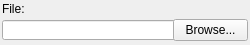
<?xml version="1.0" encoding="UTF-8"?>
<ui version="4.0">
 <class>CFileSelect</class>
 <widget class="QWidget" name="CFileSelect">
  <property name="geometry">
   <rect>
    <x>0</x>
    <y>0</y>
    <width>250</width>
    <height>45</height>
   </rect>
  </property>
  <property name="sizePolicy">
   <sizepolicy hsizetype="MinimumExpanding" vsizetype="MinimumExpanding">
    <horstretch>0</horstretch>
    <verstretch>0</verstretch>
   </sizepolicy>
  </property>
  <property name="minimumSize">
   <size>
    <width>250</width>
    <height>45</height>
   </size>
  </property>
  <property name="windowTitle">
   <string>Form</string>
  </property>
  <layout class="QVBoxLayout" name="verticalLayout">
   <property name="spacing">
    <number>3</number>
   </property>
   <property name="leftMargin">
    <number>2</number>
   </property>
   <property name="topMargin">
    <number>2</number>
   </property>
   <property name="rightMargin">
    <number>2</number>
   </property>
   <property name="bottomMargin">
    <number>2</number>
   </property>
   <item>
    <widget class="QLabel" name="lblFilePath">
     <property name="text">
      <string>File:</string>
     </property>
    </widget>
   </item>
   <item>
    <layout class="QHBoxLayout" name="_2">
     <property name="spacing">
      <number>6</number>
     </property>
     <property name="leftMargin">
      <number>0</number>
     </property>
     <property name="topMargin">
      <number>0</number>
     </property>
     <property name="rightMargin">
      <number>0</number>
     </property>
     <property name="bottomMargin">
      <number>0</number>
     </property>
     <item>
      <widget class="QLineEdit" name="leFilePath">
       <property name="sizePolicy">
        <sizepolicy hsizetype="MinimumExpanding" vsizetype="Fixed">
         <horstretch>0</horstretch>
         <verstretch>0</verstretch>
        </sizepolicy>
       </property>
       <property name="minimumSize">
        <size>
         <width>200</width>
         <height>0</height>
        </size>
       </property>
       <property name="maximumSize">
        <size>
         <width>16777215</width>
         <height>20</height>
        </size>
       </property>
      </widget>
     </item>
     <item>
      <widget class="QPushButton" name="btnBrowse">
       <property name="sizePolicy">
        <sizepolicy hsizetype="Fixed" vsizetype="Fixed">
         <horstretch>0</horstretch>
         <verstretch>0</verstretch>
        </sizepolicy>
       </property>
       <property name="maximumSize">
        <size>
         <width>75</width>
         <height>24</height>
        </size>
       </property>
       <property name="text">
        <string>Browse...</string>
       </property>
      </widget>
     </item>
    </layout>
   </item>
   <item>
    <spacer name="verticalSpacer">
     <property name="orientation">
      <enum>Qt::Vertical</enum>
     </property>
     <property name="sizeHint" stdset="0">
      <size>
       <width>20</width>
       <height>2</height>
      </size>
     </property>
    </spacer>
   </item>
  </layout>
 </widget>
 <resources/>
 <connections/>
</ui>
